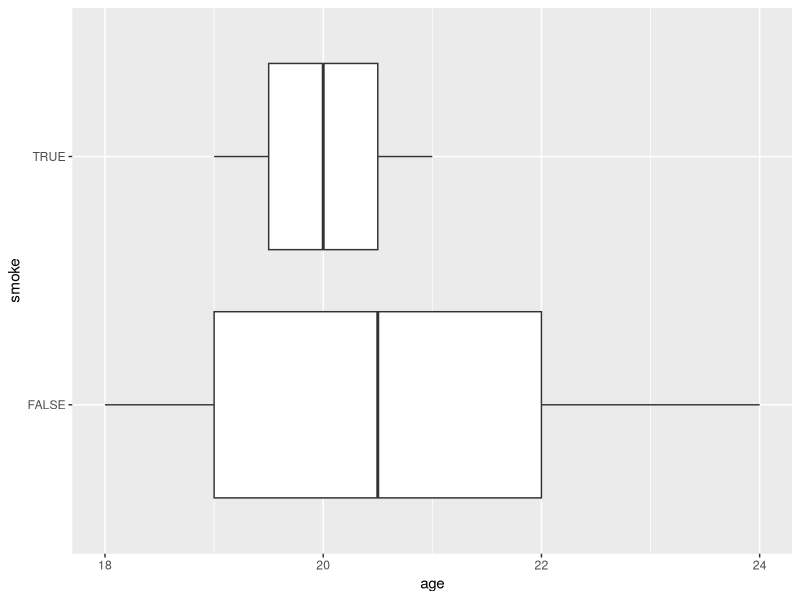

Source code (R):
## ---- chunk 1
# Basic knitr options
library(knitr)
opts_chunk$set(comment = NA, 
               echo = TRUE, 
               warning = FALSE, 
               message = FALSE, 
               error = TRUE)
## ---- chunk 2
library(dplyr)

smoke <- c(TRUE, TRUE, TRUE, TRUE, TRUE,
           TRUE, FALSE, TRUE, FALSE, FALSE, FALSE, FALSE, FALSE, FALSE, FALSE, FALSE, FALSE, TRUE, TRUE)
age <- c(35, 21, 20, 48, 20, 20, 22, 19, 19, 20, 19, 18, 24, 22, 22, 19, 21, 19, 21)
people <- data.frame(smoke, age)
people <- people %>%
  filter(age <= 34)
obs <- nrow (people)

## ---- chunk 3
library (ggplot2)
ggplot (data = people,
        aes (x = age,
             y = smoke)) +
  geom_boxplot () 

